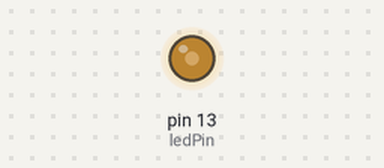
A sketch run on a simulated Arduino Uno, built with avr-gcc and run on an emulated ATmega328P. Shown: output pins drawn as LEDs (lit = HIGH).

Above: at 0.1 s.
Timing chart, 0 to 1.6 s (numbered marks = the images above):
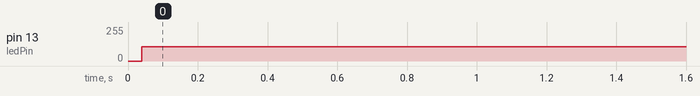

The sketch:

Blink.ino
```cpp
#define ledPin 13
void setup() {
  // initialize digital pin ledPin as an output.
  pinMode(ledPin, OUTPUT);
}


void loop() {
  digitalWrite(ledPin, HIGH);   // turn the ledPin on (HIGH is the voltage level)
  delayMicroseconds(1);                       // wait for a second
  digitalWrite(ledPin, LOW);    // turn the ledPin off by making the voltage LOW
  delayMicroseconds(1);                       // wait for a second
}
```

Measured:
- by itself, pin 13 (ledPin): 0/255 → 106/255 at 0.04 s
